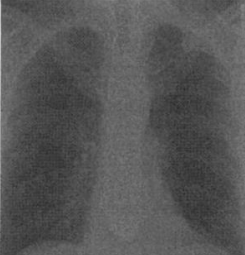
#> input picture lap/img.png, 245 x 255 px
$ jupyter execute 20115621_BuiDinhHanhDu_lap4.ipynb
#> lines starting #> are read from the running program, lines starting #| are printed output that depends on the picture; after the words box and inside, x2 and y2 are one past the last pixel; in counts of white or black regions, pixels touching at a corner belong together
[cell 1]
#khai báo thư viện sử dụng trong bài
import cv2
import matplotlib.pyplot as plt
import numpy as np
from scipy import ndimage

[cell 2]
#Đọc hình ảnh
img = cv2.imread('img.png', cv2.IMREAD_GRAYSCALE)
#> img is the input picture: shape (255, 245); min 43, max 204, mean 86

[cell 3]
#Hàm mean filter
def mean_filter(image, kernel_size):

    #Lấy kích thước của ảnh
#> called with kernel_size = 7
    h, w = image.shape
#> h = 255; w = 245

    #Tạo ma trận mới có kích thước bằng ảnh
    filtered_image = np.zeros((h, w),dtype=np.uint8)

    #Duyệt qua từng pixel trong ảnh
    for i in range (h):
        for j in range (w):
            start_i = max(0, i - kernel_size // 2)
            end_i = min(h, i + kernel_size // 2 + 1)
            start_j = max(0, j - kernel_size // 2)
            end_j = min(w , j +kernel_size //2 + 1)

            #Lấy giá trị mean
            mean_value = np.mean(image[start_i: end_i, start_j: end_j])

            #Gán giá trị mean
            filtered_image[i, j] = mean_value

    return filtered_image

[cell 4]
mean_image = mean_filter(img, 7)

kernel_size = (7 ,7)
mean_image_li = cv2.blur(img, kernel_size)

[cell 5]
#Hiển thị kết quả
plt.figure(figsize= (15, 5))

plt.subplot(131),plt.imshow(img, cmap= 'gray'),plt.title('Original')
plt.xticks([]), plt.yticks([])

plt.subplot(132),plt.imshow(mean_image, cmap= 'gray'), plt.title('Mean filter')
plt.xticks([]), plt.yticks([])

plt.subplot(133),plt.imshow(mean_image_li, cmap= 'gray'), plt.title('Maen filter dùng thư viện')
plt.xticks([]), plt.yticks([])

plt.show()

[cell 6]
def median_filter(image, kernel_size):
    #Lấy kích thước của ảnh
#> called with kernel_size = 5
    h, w = image.shape
#> h = 255; w = 245

    #Tạo ma trận mới có kích thước bằng ảnh
    filtered_image = np.zeros((h, w),dtype=np.uint8)

    #Duyệt qua từng pixel trong ảnh
    for i in range (h):
        for j in range (w):
            start_i = max(0, i - kernel_size // 2)
            end_i = min(h, i + kernel_size // 2 + 1)
            start_j = max(0, j - kernel_size // 2)
            end_j = min(w , j +kernel_size //2 + 1)

            #Lấy giá trị median
            median_value = np.median(image[start_i: end_i, start_j: end_j])

            #Gắn giá trị trung bình
            filtered_image[i, j] = median_value

    return filtered_image

[cell 7]
median_image = median_filter(img, 5)

median_image_li = cv2.medianBlur(img, 5)

[cell 8]
#Hiển thị kết quả
plt.figure(figsize= (15, 5))

plt.subplot(131),plt.imshow(img, cmap= 'gray'),plt.title('Original')
plt.xticks([]), plt.yticks([])

plt.subplot(132),plt.imshow(median_image, cmap= 'gray'), plt.title('Median filter')
plt.xticks([]), plt.yticks([])

plt.subplot(133),plt.imshow(median_image_li, cmap= 'gray'), plt.title('Median filter dùng thư viện')
plt.xticks([]), plt.yticks([])

plt.show()

[cell 9]
def min_filter(image, kernel_size):
    #Lấy kích thước ảnh
#> called with kernel_size = 5
    h, w = image.shape
#> h = 255; w = 245

    #Tạo ma trận bằng kích thước ảnh
    filtered_image = np.zeros((h, w),dtype=np.uint8)

    #Duyệt qua từng pixel trong ảnh
    for i in range (h):
        for j in range (w):
            start_i = max(0, i - kernel_size // 2)
            end_i = min(h, i + kernel_size // 2 + 1)
            start_j = max(0, j - kernel_size // 2)
            end_j = min(w , j +kernel_size //2 + 1)

            #Lấy giá trị min
            min_value = np.min(image[start_i: end_i, start_j: end_j])

            #Gắn giá trị min
            filtered_image[i, j] = min_value

    return filtered_image

[cell 10]
min_image = min_filter(img, 5)

kernel = np.ones((5, 5), np.uint8)
min_image_li = cv2.erode(img, kernel)

[cell 11]
#Hiển thị kết quả
plt.figure(figsize= (15, 5))
plt.subplot(131),plt.imshow(img, cmap= 'gray'),plt.title('Original')
plt.xticks([]), plt.yticks([])

plt.subplot(132),plt.imshow(min_image, cmap= 'gray'), plt.title('Min filter')
plt.xticks([]), plt.yticks([])

plt.subplot(133),plt.imshow(min_image_li, cmap= 'gray'), plt.title('Min filter dùng thư viện')
plt.xticks([]), plt.yticks([])

plt.show()
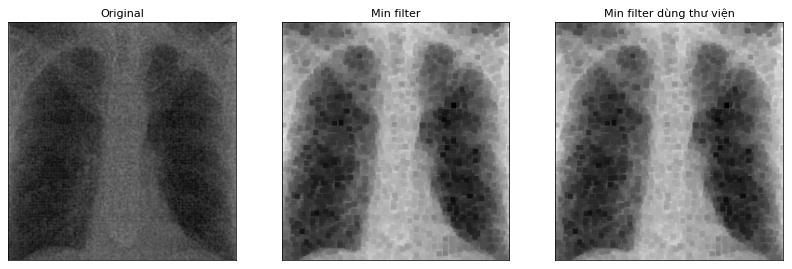
#> figure drawn by matplotlib, 3 panels

[cell 12]
def max_filter(image, kernel_size):
    #Lấy kích thước ảnh
#> called with kernel_size = 5
    h, w = image.shape
#> h = 255; w = 245

    #Tạo ma trận bằng kích thước ảnh
    filtered_image = np.zeros((h, w),dtype=np.uint8)

    #duyệt qua các pixel
    for i in range (h):
        for j in range (w):
            start_i = max(0, i - kernel_size // 2)
            end_i = min(h, i + kernel_size // 2 + 1)
            start_j = max(0, j - kernel_size // 2)
            end_j = min(w , j +kernel_size //2 + 1)

            #Lấy giá trị max
            max_value = np.max(image[start_i: end_i, start_j: end_j])

            #Gắn giá trị max
            filtered_image[i, j] = max_value

    return filtered_image

[cell 13]
max_image = max_filter(img, 5)

kernel = np.ones((5 ,5 ), np.uint8)
max_image_li = cv2.dilate(img, kernel)

[cell 14]
#Hiển thị kết quả
plt.figure(figsize= (15, 5))

plt.subplot(131),plt.imshow(img, cmap= 'gray'),plt.title('Original')
plt.xticks([]), plt.yticks([])

plt.subplot(132),plt.imshow(max_image, cmap= 'gray'), plt.title('Max filter')
plt.xticks([]), plt.yticks([])

plt.subplot(133),plt.imshow(max_image_li, cmap= 'gray'), plt.title('Max filter dùng thư viện')
plt.xticks([]), plt.yticks([])

plt.show()
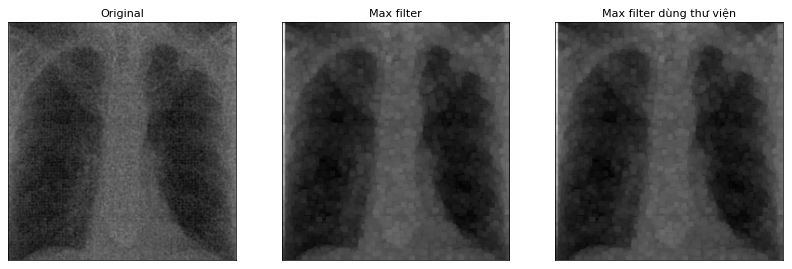
#> figure drawn by matplotlib, 3 panels

[cell 15]
img = cv2.imread('image1.png', cv2.IMREAD_GRAYSCALE)
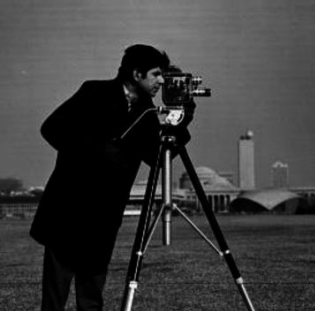
#> input picture lap/image1.png, 315 x 311 px
#> img is the input picture: shape (311, 315); min 0, max 250, mean 61.7

sobel_x = np.array([[-1, 0, 1], [-2, 0, 2], [-1, 0, 1]], dtype=np.float32)
sobel_y = np.array([[-1, -2, -1], [0, 0, 0], [1, 2, 1]], dtype=np.float32)

# Apply the Sobel filters using cv2.filter2d
gradient_x = cv2.filter2D(img, -1, sobel_x)
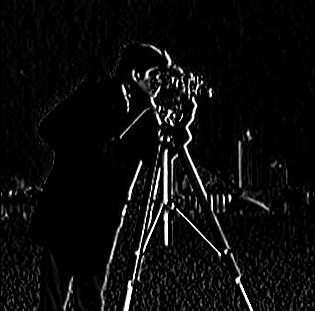
#> gradient_x: shape (311, 315); min 0, max 255, mean 12.2
gradient_y = cv2.filter2D(img, -1, sobel_y)
gradient = gradient_x + gradient_y
# Optionally, you can also combine the filtered outputs to get the final edge map
edge = img + gradient
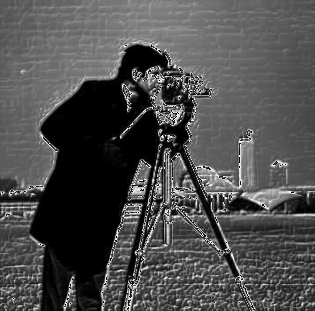
#> edge: shape (311, 315); min 0, max 255, mean 77.1

[cell 16]
#Hiển thị kết quả
plt.figure(figsize= (9, 9))

plt.subplot(331),plt.imshow(img, cmap= 'gray'),plt.title('Original')
plt.xticks([]), plt.yticks([])


plt.subplot(334),plt.imshow(gradient_x, cmap= 'gray'), plt.title('gradient_x')
plt.xticks([]), plt.yticks([])

plt.subplot(335),plt.imshow(gradient_y, cmap= 'gray'), plt.title('gradient_y')
plt.xticks([]), plt.yticks([])

plt.subplot(336),plt.imshow(gradient, cmap= 'gray'), plt.title('gradient')
plt.xticks([]), plt.yticks([])

plt.subplot(337),plt.imshow(edge, cmap= 'gray'), plt.title('socel filter')
plt.xticks([]), plt.yticks([])

plt.show()

[cell 17]
# Apply the Prewitt filter
prewitt_x = np.array([[-1, 0, 1],
                         [-1, 0, 1],
                         [-1, 0, 1]])
prewitt_y = np.array([[-1, -1, -1],
                         [0, 0, 0],
                         [1, 1, 1]])

gradient_x = cv2.filter2D(img, -1, prewitt_x)
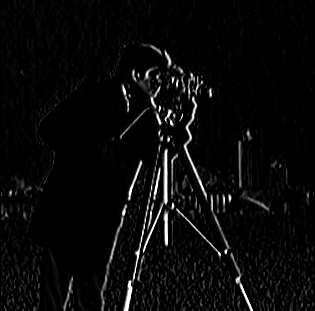
#> gradient_x: shape (311, 315); min 0, max 255, mean 9.5
gradient_y = cv2.filter2D(img, -1, prewitt_y)
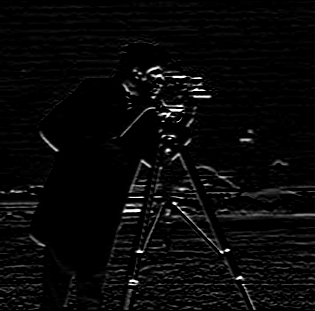
#> gradient_y: shape (311, 315); min 0, max 255, mean 8.6

gradient = gradient_x + gradient_y
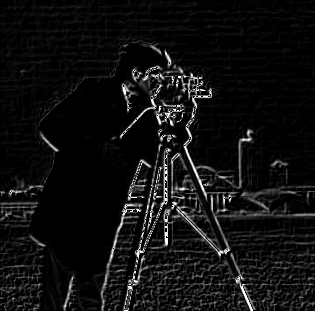
#> gradient: shape (311, 315); min 0, max 255, mean 16.2

edge = img + gradient
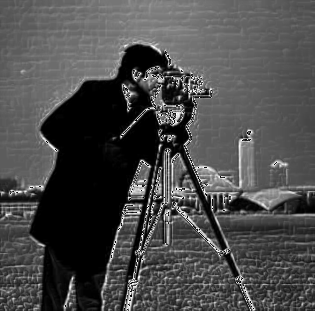
#> edge: shape (311, 315); min 0, max 255, mean 74.6

[cell 18]
#Hiển thị kết quả
plt.figure(figsize= (9, 9))

plt.subplot(331),plt.imshow(img, cmap= 'gray'),plt.title('Original')
plt.xticks([]), plt.yticks([])


plt.subplot(334),plt.imshow(gradient_x, cmap= 'gray'), plt.title('gradient_x')
plt.xticks([]), plt.yticks([])

plt.subplot(335),plt.imshow(gradient_y, cmap= 'gray'), plt.title('gradient_y')
plt.xticks([]), plt.yticks([])

plt.subplot(336),plt.imshow(gradient, cmap= 'gray'), plt.title('gradient')
plt.xticks([]), plt.yticks([])

plt.subplot(337),plt.imshow(edge, cmap= 'gray'), plt.title('prewitt filter')
plt.xticks([]), plt.yticks([])

plt.show()

[cell 19]
t_lower = 100 # Lower Threshold
t_upper = 100 # Upper threshold

# Applying the Canny Edge filter
gradient = cv2.Canny(img, t_lower, t_upper)
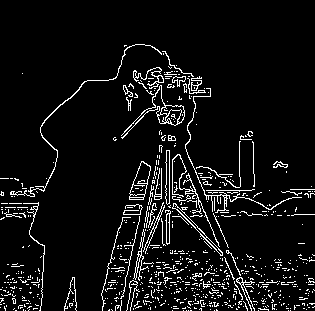
#> gradient: shape (311, 315); 6.8% white in thin lines or dots, all inside (x1, y1, x2, y2) = (0, 44, 315, 311)

edge = img + gradient

[cell 20]
plt.figure(figsize= (10, 5))

plt.subplot(131),plt.imshow(img, cmap= 'gray'),plt.title('Original')
plt.xticks([]), plt.yticks([])

plt.subplot(132),plt.imshow(gradient, cmap= 'gray'), plt.title('gradient')
plt.xticks([]), plt.yticks([])

plt.subplot(133),plt.imshow(edge, cmap= 'gray'), plt.title('Candy filter')
plt.xticks([]), plt.yticks([])

plt.show()
